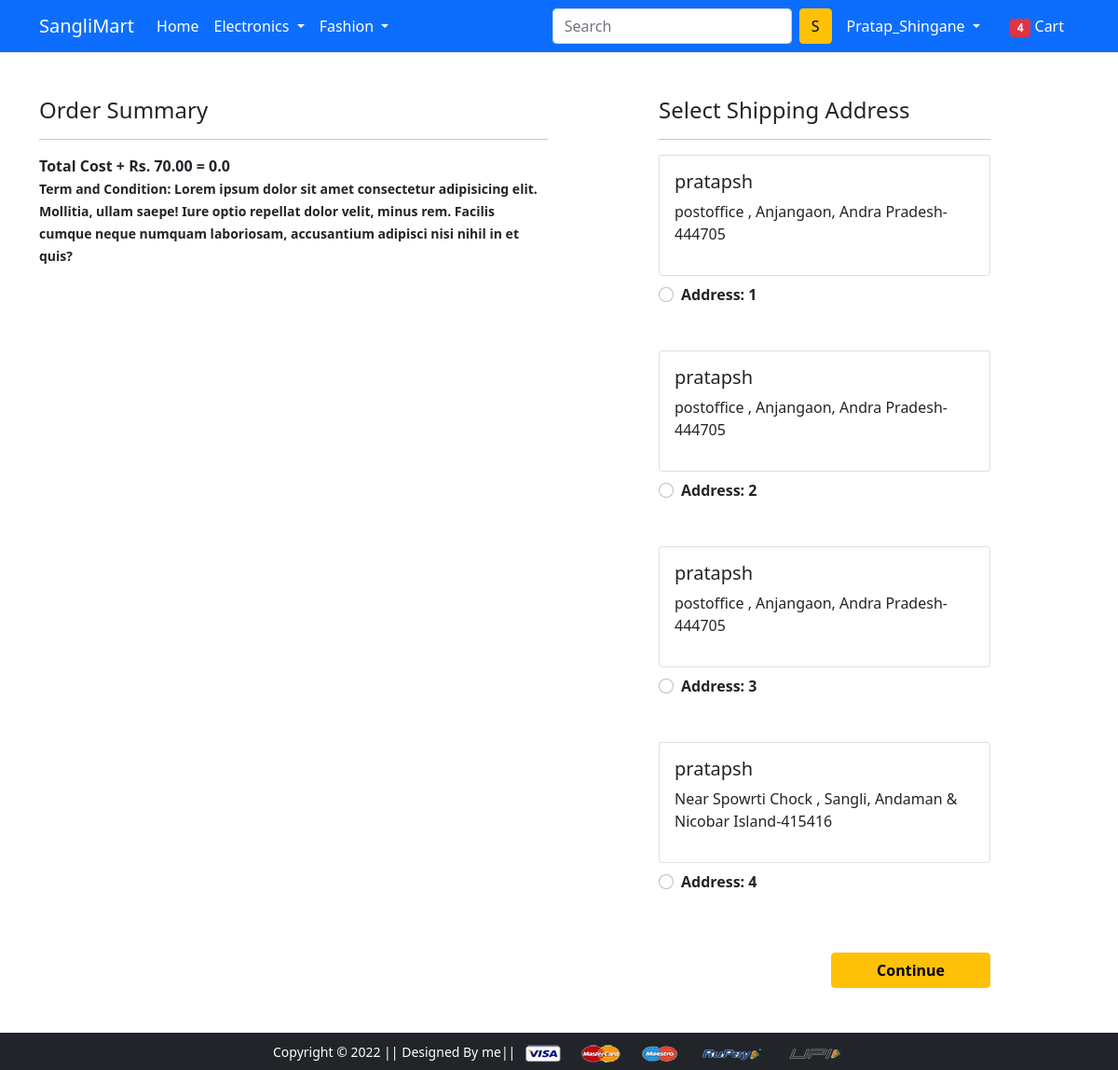
Screenshot of /checkout/ (signed in) with the database file from the repository.
### app/models.py (models this page shows, shortened)
class Customer(models.Model):
    user = models.ForeignKey(User, on_delete=models.CASCADE)
    name = models.CharField(max_length  = 200)
    locality = models.CharField(max_length  = 200)
    city = models.CharField(max_length  = 50)
    zipcode = models.IntegerField()
    state = models.CharField(choices=STATE_CHOICE, max_length = 50)

### app/views.py (the view)
# urls.py: path('checkout/', views.checkout, name='checkout'),
def checkout(request):
    user = request.user
    add = Customer.objects.filter(user=user)
    cart_items = Cart.objects.filter(user=user)
    amount = 0.00
    shipping_amount = 70.00
    totalamount = 0.00
    cart_product = [p for p in Cart.objects.all() if p.user == request.user]
    if cart_product:
        for p in cart_product:
            tempamount = ((p.quantity) * (p.product.discounted_price))
            amount = amount + tempamount
        totalamount = amount + shipping_amount
    return render(request, 'app/checkout.html', {'add':add,'totalamount':totalamount, 'cart_items':cart_items})

### app/templates/app/checkout.html (shortened to what this page needs)
{% extends 'app/base.html' %}
{% load static %}
{% block main-content %}
<div class="container">
 <div class="row mt-5">
  <div class="col-sm-6">
    <h4>Order Summary</h4>
    <hr>
      <p class="fw-bold"> Total Cost + Rs. 70.00 = {{totalamount}}
        <br>
    <small>Term and Condition: Lorem ipsum dolor sit amet consectetur adipisicing elit. Mollitia, ullam saepe! Iure optio repellat dolor velit, minus rem. Facilis cumque neque numquam laboriosam, accusantium adipisci nisi nihil in et quis?</small>
  </div>
  <div class="col-sm-4 offset-sm-1">
    <h4>Select Shipping Address</h4>
    <hr>
    <form action="/paymentdone">
      {% for ad in add %}
      <div class="card">
        <div class="card-body">
        <h5>{{ad.name}}</h5>
        <p>{{ad.locality}} , {{ad.city}}, {{ad.state}}-{{ad.zipcode}}</p>
        </div>
      </div>
        <div class="form-check mt-2 mb-5">
          <input class="form-check-input" type="radio" name="custid" id="custadd{{forloop.counter}}" value="{{ad.id}}">
          <label class="form-check-label fw-bold" for="">
            Address: {{forloop.counter}} </label>
        </div>
        {% endfor %}
        <div class="text-end">
          <button type="submit" class="btn btn-warning mt-3 px-5 fw-bold">Continue</button>
        </div>
      </form>
    </div>
  </div>
</div>
{% endblock main-content %}

### app/templates/app/base.html (shortened to what this page needs)
<!doctype html>
{% load static %}
<html lang="en">
  <head>
    <link href="https://cdn.jsdelivr.net/npm/bootstrap@5.0.0-beta1/dist/css/bootstrap.min.css" rel="stylesheet">
    <link rel="stylesheet" href="{% static 'app/css/owl.carousel.min.css' %}">
    <link rel="stylesheet" href="{% static 'app/css/all.min.css' %}">
    <link rel="stylesheet" href="{% static 'app/css/style.css' %}">
  </head>
  <body>
    <nav class="navbar navbar-expand-lg navbar-dark bg-primary">
     <div class="container">
       <a class="navbar-brand" href="/">SangliMart</a>
       <div class="collapse navbar-collapse" id="navbarSupportedContent">
         <ul class="navbar-nav me-auto mb-2 mb-lg-0">
           <li class="nav-item">
             <a class="nav-link active" aria-current="page" href="/">Home</a>
           </li>
           <li class="nav-item dropdown">
             <a class="nav-link dropdown-toggle text-white" href="#" id="electronicsDropdown" role="button" data-bs-toggle="dropdown" aria-expanded="false">
               Electronics
             </a>
           </li>
           <li class="nav-item dropdown">
             <a class="nav-link dropdown-toggle text-white" href="#" id="fashionDropdown" role="button" data-bs-toggle="dropdown" aria-expanded="false">
               Fashion
             </a>
           </li>
         </ul>
         <form class="d-flex">
           <input class="form-control me-2" type="search" placeholder="Search" aria-label="Search">
           <button class="btn btn-warning" type="submit">S</button>
         </form>
         <div>
          <ul class="navbar-nav me-auto mb-2 mb-lg-0">
            {% if request.user.is_authenticated %}
           <li class="nav-item dropdown mx-2">
              <a class="nav-link dropdown-toggle text-white" href="#" id="profileDropdown" role="button" data-bs-toggle="dropdown" aria-expanded="false">
               {{request.user.username|capfirst}}
              </a>
            </li>
            <li class="nav-item mx-2">
             <a href="{% url 'showcart' %}" class="nav-link text-white"><span class="badge bg-danger">4</span> Cart </a>
            </li>
              {% endif %}
          </ul>
         </div>
       </div>
     </div>
    </nav>
    {% block main-content %} {% endblock main-content %}
    <footer class="container-fluid bg-dark text-center p-2 mt-5">
        <small class="text-white">Copyright &copy; 2022 || Designed By me|| </small>
        <img src="{% static 'app/images/payment.png' %}" alt="" srcset="" class="img-fluid" height="2px">
    </footer>
  </body>
</html>

### rows the page displays
Customer: name "pratapsh", locality "postoffice", city "Anjangaon", state "Andra Pradesh", zipcode "444705"
Customer: name "pratapsh", locality "postoffice", city "Anjangaon", state "Andra Pradesh", zipcode "444705"
Customer: name "pratapsh", locality "postoffice", city "Anjangaon", state "Andra Pradesh", zipcode "444705"
Customer: name "pratapsh", locality "Near Spowrti Chock", city "Sangli", state "Andaman & Nicobar Island", zipcode "415416"

### other values shown
{{ request.user.username|capfirst }} "Pratap_Shingane"
{{ totalamount }} "0.0"
